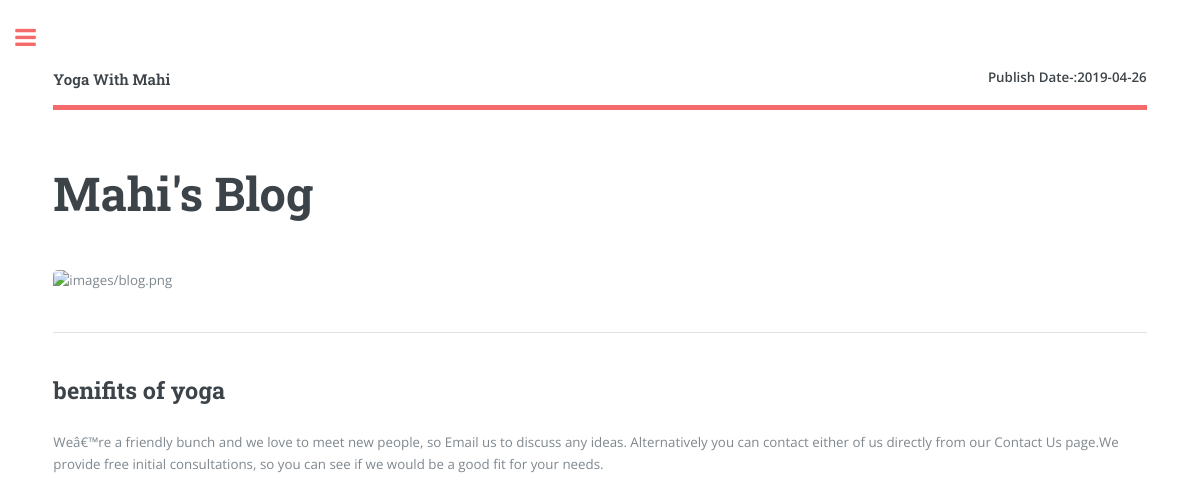
Screenshot of /blog.php with the database file from the repository.
### tables this page shows
CREATE TABLE IF NOT EXISTS `blog` (
  `id` int(11) NOT NULL AUTO_INCREMENT,
  `title` varchar(255) DEFAULT NULL,
  `publish` date DEFAULT NULL,
  `article` text,
  PRIMARY KEY (`id`)
);

### blog.php (the view, shortened to what this page needs)
<?php
include('dbcon.php');
?>
<?php
$start=0;
$end=1;
$qry="SELECT * FROM blog LIMIT $start,$end";
$result=mysqli_query($con,$qry);
$row=mysqli_fetch_assoc($result);
?>
<!DOCTYPE HTML>
<html>
	<head>
		<link rel="stylesheet" href="assets/css/main.css" />
	</head>
	<body class="is-preload">
			<div id="wrapper">
					<div id="main">
						<div class="inner">
								<header id="header">
									<a href="index.php" class="logo"><strong>Yoga With Mahi</strong></a>
									<ul class="icons">
										<strong>Publish Date-:<?php echo $row['publish'];?></strong>
									</ul>
								</header>
								<section>
									<header class="main">
										<h1>Mahi's Blog</h1>
									</header>
									<span class="image main"><img src="images/blog.jpg" alt="images/blog.png" /></span>
									<hr class="major" />
									<h2><?php echo $row['title'];?></h2>
									<p><?php echo $row['article'];?></p>
						</div>
					</div>
			</div>
	</body>
</html>

### assets/css/main.css (style rules this page uses)
html, body, div, span, applet, object, iframe, h1, h2, h3, h4, h5, h6, p, blockquote, pre, a, abbr, acronym, address, big, cite, code, del, dfn, em, img, ins, kbd, q, s, samp, small, strike, strong, sub, sup, tt, var, b, u, i, center, dl, dt, dd, ol, ul, li, fieldset, form, label, legend, table, caption, tbody, tfoot, thead, tr, th, td, article, aside, canvas, details, embed, figure, figcaption, footer, header, hgroup, menu, nav, output, ruby, section, summary, time, mark, audio, video { margin: 0; padding: 0; border: 0; font-size: 100%; font: inherit; vertical-align: baseline; }
article, aside, details, figcaption, figure, footer, header, hgroup, menu, nav, section { display: block; }
body { line-height: 1; }
ol, ul { list-style: none; }
body { -webkit-text-size-adjust: none; }
body { -ms-overflow-style: scrollbar; }
html { box-sizing: border-box; }
*, *:before, *:after { box-sizing: inherit; }
body { background: #ffffff; }
body, input, select, textarea { color: #7f888f; font-family: "Open Sans", sans-serif; font-size: 13pt; font-weight: 400; line-height: 1.65; }
@media screen and (max-width: 1680px) { body, input, select, textarea { font-size: 11pt; } }
@media screen and (max-width: 1280px) { body, input, select, textarea { font-size: 10pt; } }
a { -moz-transition: color 0.2s ease-in-out, border-bottom-color 0.2s ease-in-out; -webkit-transition: color 0.2s ease-in-out, border-bottom-color 0.2s ease-in-out; -ms-transition: color 0.2s ease-in-out, border-bottom-color 0.2s ease-in-out; transition: color 0.2s ease-in-out, border-bottom-color 0.2s ease-in-out; border-bottom: dotted 1px; color: #f56a6a; text-decoration: none; }
strong, b { color: #3d4449; font-weight: 600; }
p { margin: 0 0 2em 0; }
h1, h2, h3, h4, h5, h6 { color: #3d4449; font-family: "Roboto Slab", serif; font-weight: 700; line-height: 1.5; margin: 0 0 1em 0; }
h1 { font-size: 4em; margin: 0 0 0.5em 0; line-height: 1.3; }
h2 { font-size: 1.75em; }
@media screen and (max-width: 1680px) { h1 { font-size: 3.5em; } }
hr { border: 0; border-bottom: solid 1px rgba(210, 215, 217, 0.75); margin: 2em 0; }
hr.major { margin: 3em 0; }
header.main > :last-child { margin: 0 0 1em 0; }
.image { border-radius: 0.375em; border: 0; display: inline-block; position: relative; }
.image img { border-radius: 0.375em; display: block; }
.image.main { display: block; margin: 0 0 3em 0; width: 100%; }
.image.main img { width: 100%; }
ul { list-style: disc; margin: 0 0 2em 0; padding-left: 1em; }
ul.icons { cursor: default; list-style: none; padding-left: 0; }
#wrapper { display: -moz-flex; display: -webkit-flex; display: -ms-flex; display: flex; -moz-flex-direction: row-reverse; -webkit-flex-direction: row-reverse; -ms-flex-direction: row-reverse; flex-direction: row-reverse; min-height: 100vh; }
#main { -moz-flex-grow: 1; -webkit-flex-grow: 1; -ms-flex-grow: 1; flex-grow: 1; -moz-flex-shrink: 1; -webkit-flex-shrink: 1; -ms-flex-shrink: 1; flex-shrink: 1; width: 100%; }
#main > .inner { padding: 0 6em 0.1em 6em ; margin: 0 auto; max-width: 110em; }
#main > .inner > section { padding: 6em 0 4em 0 ; border-top: solid 2px rgba(210, 215, 217, 0.75); }
#main > .inner > section:first-of-type { border-top: 0 !important; }
@media screen and (max-width: 1680px) { #main > .inner { padding: 0 5em 0.1em 5em ; } }
@media screen and (max-width: 1680px) { #main > .inner > section { padding: 5em 0 3em 0 ; } }
@media screen and (max-width: 1280px) { #main > .inner { padding: 0 4em 0.1em 4em ; } }
@media screen and (max-width: 1280px) { #main > .inner > section { padding: 4em 0 2em 0 ; } }
#header { display: -moz-flex; display: -webkit-flex; display: -ms-flex; display: flex; border-bottom: solid 5px #f56a6a; padding: 6em 0 1em 0; position: relative; }
#header > * { -moz-flex: 1; -webkit-flex: 1; -ms-flex: 1; flex: 1; margin-bottom: 0; }
#header .logo { border-bottom: 0; color: inherit; font-family: "Roboto Slab", serif; font-size: 1.125em; }
#header .icons { text-align: right; }
@media screen and (max-width: 1680px) { #header { padding-top: 5em; } }

### rows the page displays
blog: publish "2019-04-26", title "benifits of yoga", article "Weâ€™re a friendly bunch and we love to meet new people, so Email us to discuss any ideas. Alternatively you can contact either of us directly from our Contact Us page.We provide free initial consultations, so you can see if we would be a good fit for your needs."
